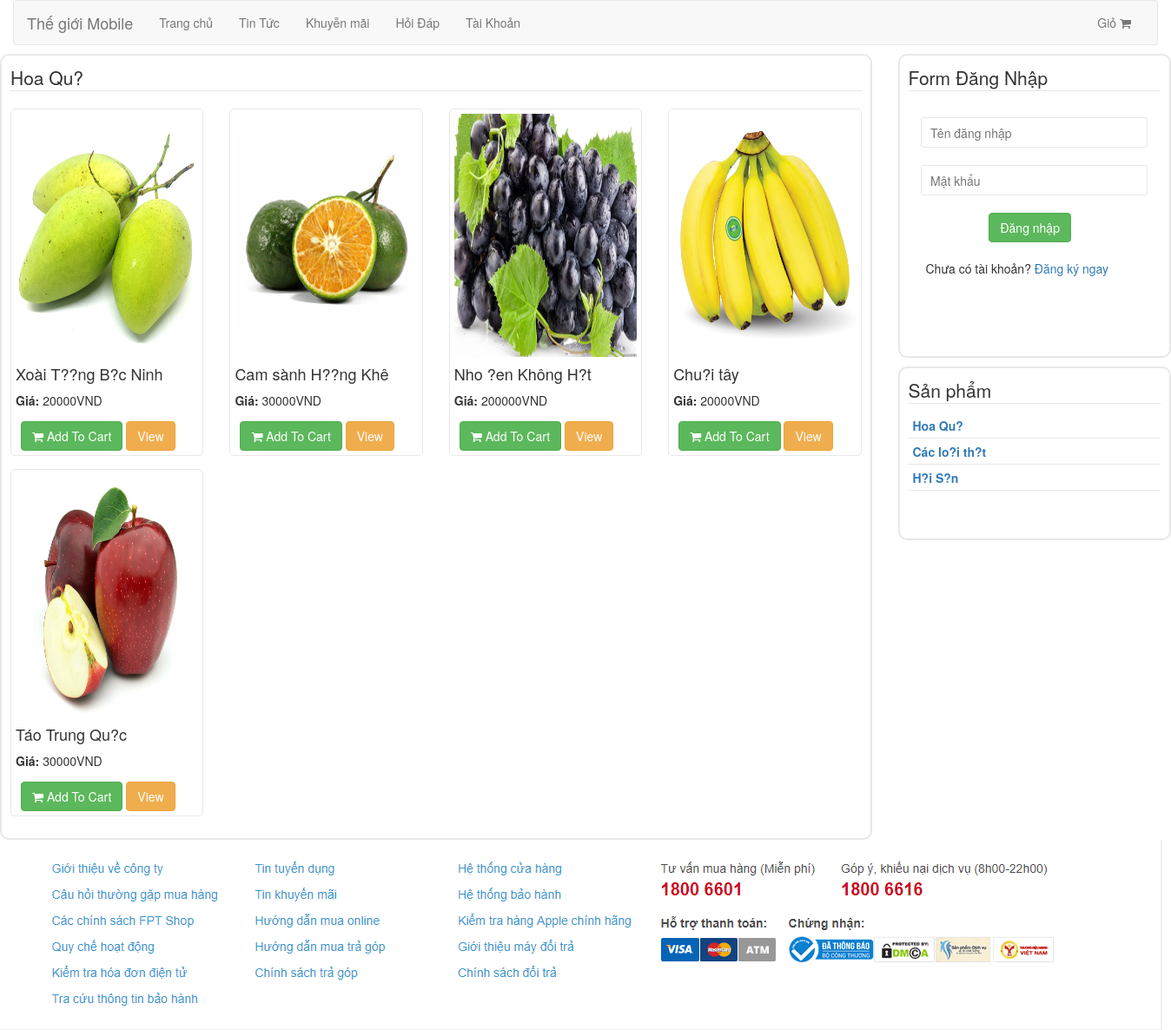
Screenshot of /index.php?page=danhmuc&id_danhmuc=1 with the database file from the repository.
### tables this page shows
CREATE TABLE `type_product` (
  `id` int(2) NOT NULL,
  `name` varchar(128) NOT NULL
);

CREATE TABLE `products` (
  `id` int(11) NOT NULL,
  `name` varchar(128) NOT NULL,
  `img` varchar(128) NOT NULL,
  `price` varchar(20) NOT NULL,
  `id_type` int(2) NOT NULL,
  `description` varchar(500) NOT NULL,
  `count` int(20) NOT NULL
);

### index.php (called while the page is built, shortened)
<?php
	include './Model/catology.php';
	if(!isset($_GET['page'])){
		$page = 'df';
	} else {
		$page=$_GET['page'];
	}
switch ($page) {
	case 'danhmuc':
		if(!isset($_GET['id_danhmuc'])){
			$VIEWNAME='./Page/notfound.php';
		} else {
			$id_danhmuc=$_GET['id_danhmuc'];
			$catelogy= new catelogy();
			$items=$catelogy ->selectById($id_danhmuc);
			$name_cato=$catelogy->getName($id_danhmuc);
		}
		break;
}
require_once 'layout.php';
?>

### Model/connect.php (called while the page is built, shortened)
<?php
class connect{
		var $db=null;
		function __construct(){
			$dsn="mysql:host=localhost;dbname=shophanh";
			$user='root';
			$pass='';
			$this-> db = new PDO($dsn, $user, $pass, array(PDO::MYSQL_ATTR_INIT_COMMAND=>"SET NAMES 'utf8'"));
		}
		function getList($select){
			$result =$this -> db ->query($select);
			return $result;
		}
		function query($query){
			$result =$this -> db ->query($query);
			return $result;
		}
	}
?>

### Model/catology.php (called while the page is built, shortened)
<?php
require_once 'connect.php';
class catelogy{
     function selectById($id){
            $db=new connect();
            $select="SELECT * FROM products WHERE id_type=$id";
            $results = $db->getList($select);
            $result= $results->fetchAll();
            return $result;
        }
    function getName($id){
            $db=new connect();
            $select="SELECT * FROM type_product WHERE id=$id";
            $results = $db->query($select);
            $result= $results->fetch();
            return $result['name'];
      }
    function getListName(){
            $db=new connect();
            $select="SELECT * FROM type_product";
            $results = $db->query($select);
            $result= $results->fetchAll();
            return $result;
    }
}
?>

### Page/catelogy.php (the view)
<div class='content'>
	<legend><?=$name_cato?></legend>
	<div class="row">
		 <?php
        foreach ($items as $item ){
          echo "<div class='col-xs-12 col-sm-6 col-md-4 col-lg-3'>
			<div class='product'><img src='./Public/Images/Products/".$item['img']."'>";
          echo "<h4>".$item['name']."</h4>";
          echo "<b>Giá: </b>". $item['price']."VND <br>";
          echo"<div class='button'>
				<button type='button' class='btn btn-success'> <i class='fa fa-shopping-cart'> </i> Add To Cart</button>
				<a href='index.php?page=chitiet&id=".$item['id']."'><button type='button' class='btn btn-warning'>View </button> </a>
				</div>
			</div>
		</div>";
        }
      ?>
	</div>
</div>

### Layout/Catelogies.php
<div class="catelogies">
	<legend> Sản phẩm</legend>
	<div class='danhmuc'>
		<?php
		require_once './Model/catology.php';
		$cato=new catelogy();
		$results= $cato->getListName();
		foreach($results as $item){
			echo "<a href='index.php?page=danhmuc&id_danhmuc=".$item['id']."'><div class='item-dm'>
		<p><b>".$item['name']."</b> </p>
		</div> </a>";
		}
		?>
	</div>
</div>

### Public/Css/style.css (style rules this page uses)
.content { width:100%; border:2px solid #e8e8e8; padding:10px; border-radius: 10px; height:auto; margin-top: 10px; }
.product { width:100%; border:1px solid #e8e8e8; border-radius: 5px; height: 400px; padding:5px; position: relative; margin-bottom: 15px; }
.product img { width:100%; height:280px; }
.product .button { width:90%; margin:auto; position: absolute; bottom: 5px; left:0;right:0; }
.catelogies { width: 100%; min-height:200px; border:2px solid #e8e8e8; border-radius: 10px; margin-top: 10px; padding: 10px; }
.item-dm { padding:5px; width:100%; height:30px; border-bottom: 1px solid #e8e8e8; }
.danhmuc { width:auto; margin-top: -10px; }

### rows the page displays
type_product: name "Hoa Qu?"
products: img (picture), name "Xoài T??ng B?c Ninh", price "20000"
products: img (picture), name "Cam sành H??ng Khê", price "30000"
products: img (picture), name "Nho ?en Không H?t", price "200000"
products: img (picture), name "Chu?i tây", price "20000"
products: img (picture), name "Táo Trung Qu?c", price "30000"
type_product: name "Các lo?i th?t"
type_product: name "H?i S?n"
